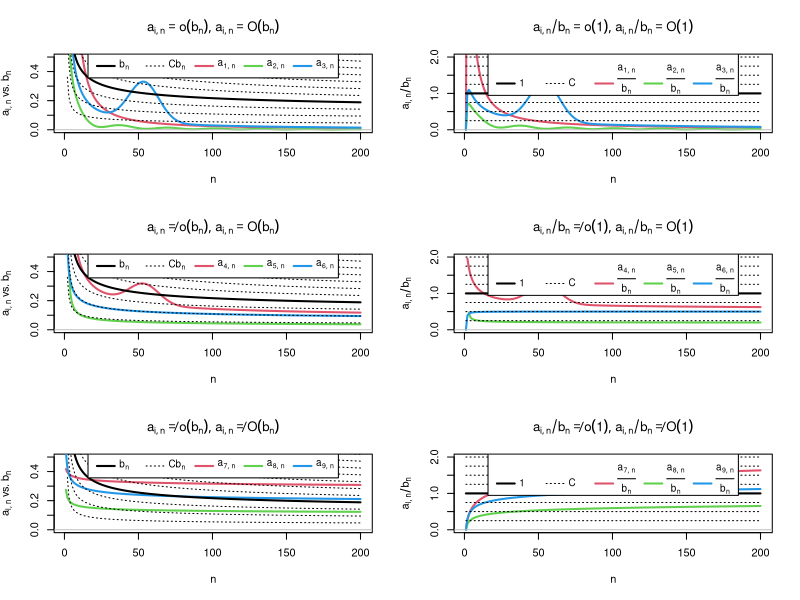
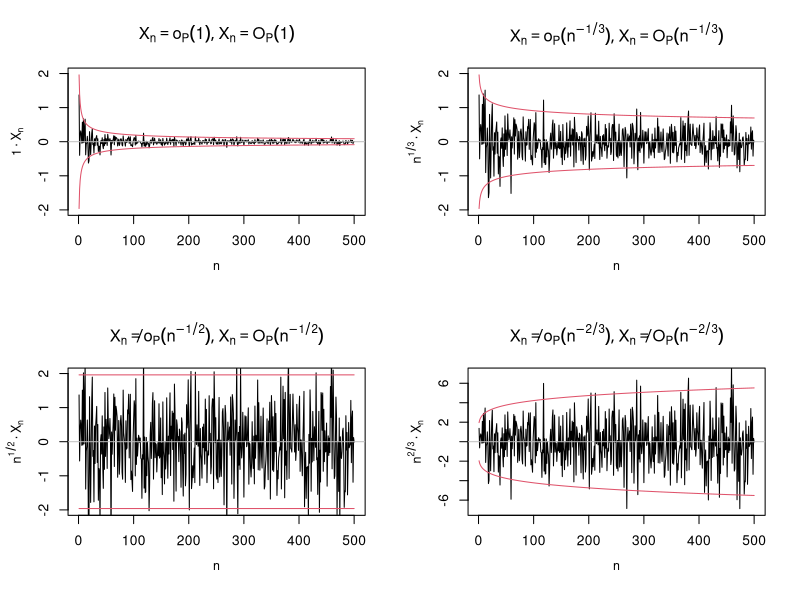

The R script that drew these images, in order:

## ----------------------------------------------------------------------------
## Name: 01-intro.R
## Description: Script for Chapter 1 of "Notes for Nonparametric Statistics"
## Link: https://bookdown.org/egarpor/NP-UC3M/
## License: https://creativecommons.org/licenses/by-nc-nd/4.0/
## Author: Eduardo García-Portugués
## Version: 6.7.0
## ----------------------------------------------------------------------------

## ---- ohsfig, echo = FALSE, fig.cap = '(ref:ohsfig-title)', fig.margin = FALSE, purl = TRUE, fig.asp = 3/2, fig.pos = 'b!'----
# Sequence bn
n <- 1:200
bn <- 1 / log(n)

# Sequences an that decrease faster than bn
a1n <- 2 / n + 50 / n^2
a2n <- (sin(0.2 * n) + 2) / n^1.25
a3n <- 3 * (1 + 5 * exp(-(n - 55.5)^2 / 200)) / n

# Sequences an that decrease at the same pace as bn
a4n <- 0.5 / log10(n) * ((n + 3) / (2 * n)) + 0.5 * a3n
a5n <- 0.25 / log2(0.5 * n)
a6n <- 1 / log(n^2 + n)

# Sequences an that decrease *slower* than bn
a7n <- 0.5 * log(5 * n + 3)^(-0.25)
a8n <- 0.25 / log(log(10 * n + 2))
a9n <- 0.5 / log(log(n^2 + 10 * n + 2))

# Plot function
bigO_plot <- function(An, ylim1 = c(0, 1), ylim2 = c(0, 3.5), kind = 1) {

  C <- c(seq(1, 0.25, by = -0.25), seq(1.25, 10, by = 0.25))
  lty <- c(1, rep(3, length(C) - 1))
  lwd <- c(2, rep(1, length(C) - 1))
  main1 <- switch(as.character(kind),
    "1" = expression(list(a[list(i, n)] == o(b[n]),
                          a[list(i, n)] == O(b[n]))),
    "2" = expression(list(a[list(i, n)] != o(b[n]),
                          a[list(i, n)] == O(b[n]))),
    "3" = expression(list(a[list(i, n)] != o(b[n]),
                          a[list(i, n)] != O(b[n]))),
  )
  main2 <- switch(as.character(kind),
    "1" = expression(list(a[list(i, n)] / b[n] == o(1),
                          a[list(i, n)] / b[n] == O(1))),
    "2" = expression(list(a[list(i, n)] / b[n] != o(1),
                          a[list(i, n)] / b[n] == O(1))),
    "3" = expression(list(a[list(i, n)] / b[n] != o(1),
                          a[list(i, n)] / b[n] != O(1))),
  )
  matplot(n, An, type = "l", col = 2:5, ylim = ylim1, lty = 1, lwd = 2,
          xlab = expression(n),
          ylab = expression(a[list(i, n)] * " vs. " * b[n]), main = main1)
  matlines(n, bn %o% C, col = 1, lwd = lwd, lty = lty)
  abline(h = 0, col = "gray")
  leg <- c(expression(b[n], C * b[n]),
           substitute(a[list(i, n)], list(i = 3 * (kind - 1) + 1)),
           substitute(a[list(i, n)], list(i = 3 * (kind - 1) + 2)),
           substitute(a[list(i, n)], list(i = 3 * (kind - 1) + 3)))
  legend("top", legend = leg, lwd = c(2, 1, rep(2, 3)),
         lty = c(1, 3, rep(1, 3)), col = c(1, 1, 2:4), horiz = TRUE,
         x.intersp = 0.5, cex = 0.9, adj = c(0, 0.35), bg = "white")
  matplot(n, An / bn, type = "l", col = 2:5, ylim = ylim2, lty = 1, lwd = 2,
          xlab = expression(n), ylab = expression(a[list(i, n)] / b[n]),
          main = main2)
  matlines(n, rep(1, length(n)) %o% C, col = 1, lty = lty, lwd = lwd)
  leg <- c(expression(1, C),
           substitute(frac(a[list(i, n)], b[n]), list(i = 3 * (kind - 1) + 1)),
           substitute(frac(a[list(i, n)], b[n]), list(i = 3 * (kind - 1) + 2)),
           substitute(frac(a[list(i, n)], b[n]), list(i = 3 * (kind - 1) + 3)))
  abline(h = 0, col = "gray")
  legend("top", legend = leg, lwd = c(2, 1, rep(2, 3)),
         lty = c(1, 3, rep(1, 3)), col = c(1, 1, 2:4), horiz = TRUE,
         x.intersp = 0.5, cex = 0.9, adj = c(0, 0.35), bg = "white")

}

# an = o(bn), an = O(bn)
par(mfrow = c(3, 2))
An <- cbind(a1n, a2n, a3n)
bigO_plot(An, ylim1 = c(0, 0.5), ylim2 = c(0, 2), kind = 1)

# an != o(bn), an = O(bn)
An <- cbind(a4n, a5n, a6n)
bigO_plot(An, ylim1 = c(0, 0.5), ylim2 = c(0, 2), kind = 2)

# an != o(bn), an != O(bn)
An <- cbind(a7n, a8n, a9n)
bigO_plot(An, ylim1 = c(0, 0.5), ylim2 = c(0, 2), kind = 3)

## ---- ohpsfig, echo = FALSE, fig.cap = '(ref:ohpsfig-title)', fig.margin = FALSE, purl = TRUE----
# Simulate sequence of random variables
set.seed(42)
n <- 1:500
Xn <- rnorm(n = length(n), mean = 0, sd = 1 / sqrt(n))
ic <- function(n, an, alpha = 0.05) {

  qnorm(1 - alpha / 2) / cbind(-sqrt(n), sqrt(n)) / an

}

# Plot function
bigOP_plot <- function(an, ylim, ylab, main) {

  plot(Xn / an, type = "l", xlab = "", ylab = "", ylim = ylim,
       main = main)
  mtext(ylab, side = 2, line = 2.5, cex = 0.75)
  mtext(expression(n), side = 1, line = 2.5, cex = 0.75)
  matlines(n, ic(n = n, an = an), col = 2, lty = 1)
  abline(h = 0, col = "gray")

}

# Xn = o_P(1), since 1 * Xn converges to 0 in probability
par(mfrow = c(2, 2))
ylim <- c(-1, 1) * 2
an <- 1
bigOP_plot(an = an, ylim = ylim, ylab = expression(1 %.% X[n]), 
           main = expression(list(X[n] == o[P](1),
                                  X[n] == O[P](1))))

# Xn = o_P(n^{-1/3}), since n^{1/3} * Xn converges to 0 in probability
an <- n^(-1/3)
bigOP_plot(an = an, ylim = ylim, ylab = expression(n^{1/3} %.% X[n]), 
           main = expression(list(X[n] == o[P](n^{-1/3}),
                                  X[n] == O[P](n^{-1/3}))))

# Xn != o_P(n^{-1/2}) since n^{1/2} * Xn does *not* converge to 0 in probability
# n^{1/2} * Xn converges to another variable that is not degenerate at 0!
# Xn = O_P(n^{-1/2}) and the rate n^{1/2} stabilizes the limit behavior of Xn
an <- n^(-1/2)
bigOP_plot(an = an, ylim = ylim, ylab = expression(n^{1/2} %.% X[n]), 
           main = expression(list(X[n] != o[P](n^{-1/2}),
                                  X[n] == O[P](n^{-1/2}))))

# Xn != o_P(n^{-2/3}) since n^{2/3} * Xn does *not* converge to 0 in probability
# Actually, n^{2/3} * Xn is diverging!
# Xn != O_P(n^{-2/3}) -> We do not stabilize at a random variable,
# n^{2/3} * Xn is unbounded in probability
an <- n^(-2/3)
ylim <- c(-7, 7)
bigOP_plot(an = an, ylim = ylim, ylab = expression(n^{2/3} %.% X[n]), 
           main = expression(list(X[n] != o[P](n^{-2/3}),
                                  X[n] != O[P](n^{-2/3}))))

